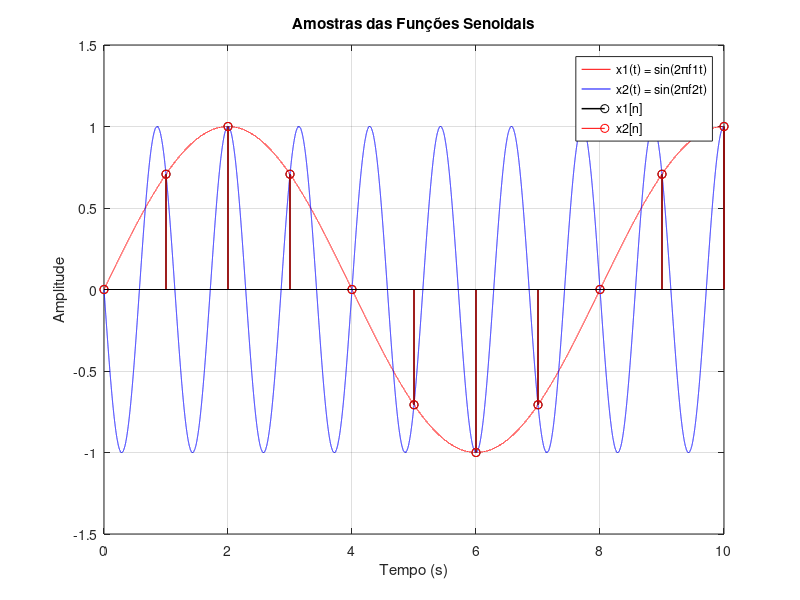

Write MATLAB code to recreate this figure.
clear all
clc


%%
% Definindo as frequências das senoidais
f1 = 1/8;
f2 = -7/8;

% Definindo o tempo de amostragem
Ts = 1;

% Gerando o vetor de tempo contínuo
t_cont = 0:0.0001:10;

% Gerando as funções senoidais contínuas
x1_cont = sin(2*pi*f1*t_cont);
x2_cont = sin(2*pi*f2*t_cont);

% Plotando as funções senoidais contínuas
figure;
plot(t_cont, x1_cont, 'r');
hold all
plot(t_cont, x2_cont, 'b');
title('Funções Senoidais Contínuas');
xlabel('Tempo (s)');
ylabel('Amplitude');

% Realizando a amostragem das funções senoidais
t_disc = 0:Ts:10;
x1_disc = sin(2*pi*f1*t_disc);
x2_disc = sin(2*pi*f2*t_disc);

% Plotando as amostras das funções senoidais
stem(t_disc, x1_disc, 'k','LineWidth',1.1);
stem(t_disc, x2_disc, 'r');
title('Amostras das Funções Senoidais');
xlabel('Tempo (s)');
ylabel('Amplitude');
legend('x1(t) = sin(2\pif1t)', 'x2(t) = sin(2\pif2t)','x1[n]', 'x2[n]');
ylim([-1.5 1.5]);
grid on;
